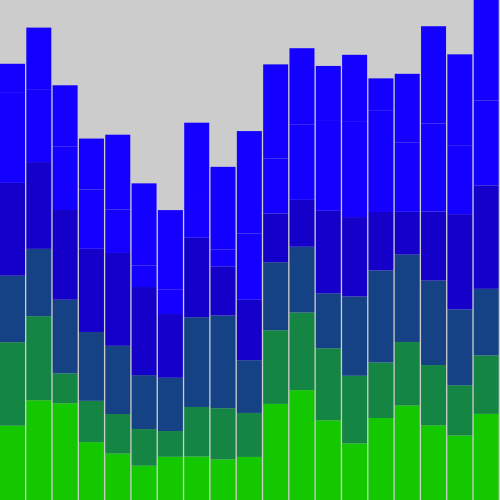
Frame 1 (no input)
Frame 60 (the mouse pressed at the canvas centre just before this capture): identical to frame 1, image omitted
Frame 120 (the mouse held since frame 60 and released just before this capture): identical to frame 1, image omitted

The Processing sketch that drew this single still picture (run headless with seeded random() and noise(); from frame 60 on, the mouse is pressed at the canvas centre):

// Processing sketch: series_plots
// ── series_plots.pde
DataSeriesFactory factory;
DataSeriesCollection collection;
DataSeriesViewer viewer;


// display variables
float g_nDisplayMargin = 0.0;
float xIncrement = 5;

void setup(){
  size(500, 500);
  factory = new DataSeriesFactory();
  collection = new DataSeriesCollection();
  
  Bounds bounds = new Bounds();
//  bounds.stretchToCoords( width * displayMargin, height * displayMargin, 
//                           width * (1-displayMargin), height * (1-displayMargin) );
  bounds.stretchToCoords( 0, 0, 
                           100, 1000 );  
  
  DataSeries tmpSeries;
  collection.add( factory.createSeries( random(1000,9999), 0.5, bounds, xIncrement) );
  collection.add( factory.createSeries( random(1000,9999), 0.5, bounds, xIncrement) );
  collection.add( factory.createSeries( random(1000,9999), 0.5, bounds, xIncrement) );
  collection.add( factory.createSeries( random(1000,9999), 0.5, bounds, xIncrement) );
  collection.add( factory.createSeries( random(1000,9999), 0.5, bounds, xIncrement) );
  collection.add( factory.createSeries( random(1000,9999), 0.5, bounds, xIncrement) );
//  println("Have unstacked bounds of collection: " + collection.getBounds(collection.MODE_NON_STACKED));
  println("Have STACKED bounds of collection: " + collection.getBounds(collection.MODE_STACKED));
  
  viewer = new DataSeriesViewer();
  viewer.series = collection;
  viewer.render();
}

void draw(){
  
}

class DataSeriesViewer{
  DataSeriesCollection series;
  
  float _width;
  float _height;
  float x;
  float y;
  // float padding = 20;
  
  
  void calcDisplay(){
    x = width * g_nDisplayMargin;
    y = height * g_nDisplayMargin;
    _width = width - 2 * width * g_nDisplayMargin;
    _height = height - 2 * height * g_nDisplayMargin;
    // println(" ..... WIDTH x HEIGHT " + _width + " x " + _height);
  }
  
  void render(){
    calcDisplay();
    pushMatrix();
    translate(x, y);
    noStroke();
    Bounds dataBounds = series.getStackedBounds();
    
    int numSeries =  series.size();
    
    DataSeries firstSeries = series.get(0);
    int numDataPts =  firstSeries.size();
    DataSeries tmpSeries;
    
    Point tmpPt = null;
    // loop over X data points
    
    float mappedX;
    float heightOfBar;
    float widthOfBar = int( _width * 1.0 / numDataPts);
    
    float stackedBarHeight = 0;
    for(int i=0; i<firstSeries.size(); i++){
      
      // ... For each series, get its Y Val
      // and add to the stacked val
      stackedBarHeight = 0;
      println("point["+i+"]...");
      for(int j=0; j<numSeries; j++){
        tmpSeries = series.get(j);
        tmpPt = tmpSeries.get(i);
        
        fill( colorForSeries(j,numSeries) );
        // println("COLOR FOR series j["+j+"] is: " + colorForSeries(j,numSeries));
        
        mappedX = map(tmpPt.x, dataBounds.getMinX(), dataBounds.getMaxX(),  0, _width);
        heightOfBar = map(tmpPt.y, dataBounds.getMinY(), dataBounds.getMaxY(), 0, _height);
        
        println("...series["+j+"] ... val["+tmpPt.y+"] height["+heightOfBar+"] ... stackedHeight["+stackedBarHeight+"]"); 
        rect(mappedX, _height - (heightOfBar+ stackedBarHeight), widthOfBar, heightOfBar);
        stackedBarHeight += heightOfBar;
      }
    }
      
    popMatrix();
  }
  
  int colorForSeries(int i, int totalCount){
    //return color(20,  map(i, 0, totalCount-1, 50, 200), map(i, 0, totalCount-1,200, 50));
     return color(20,  200 - (i / 3.0 * 200), (i / 3.0 * 200)); 
  }
}





// "Abstract" Classes:
// Individual Data Series
// Data Series Collection

class DataSeriesCollection{
  ArrayList<DataSeries> series;
  Bounds boundsNonstacked;
  Bounds boundsStacked;
  
  final int MODE_STACKED = 0;
  final int MODE_NON_STACKED = 1;
  
  DataSeriesCollection(){
    series = new ArrayList<DataSeries>();
  }
  
  int size(){
    return (series != null) ? series.size() : 0;
  }
  DataSeries get(int i){
    return (series != null) ? series.get(i) : null;
  }
  
  
  
  void add(DataSeries newSeries){
    boundsStacked = null;
    boundsNonstacked = null;
    series.add(newSeries); 
  }
  
  Bounds getBounds(int mode){
    switch(mode){
        case MODE_STACKED:
              return getStackedBounds();
        case MODE_NON_STACKED:
              return getNonStackedBounds();
    }
    return null;
  }
  
  Bounds getNonStackedBounds(){
    if(series == null || series.size() == 0){
      return null; 
    }
    if(boundsNonstacked != null){
      return boundsNonstacked;
    }
    boundsNonstacked = new Bounds();
    
    DataSeries tmpSeries;
    for(int i=0; i<series.size(); i++){
      tmpSeries = series.get(i);
      boundsNonstacked.stretchToFitBounds( tmpSeries.bounds );
    }
    return boundsNonstacked;
  }
  
  Bounds getStackedBounds(){
    if(series == null || series.size() == 0){
      return null; 
    }
    if(boundsStacked != null){
      return boundsStacked;
    }
    boundsStacked = new Bounds();
    
    // assumes all DataSeries have values for same points
    // TODO: Allow for sparse data and use parallel iterators
    DataSeries tmpSeries = null;
    DataSeries firstSeries = series.get(0);
    Point tmpPt = firstSeries.get(0);
    
    float stackedY = 0;
    boundsStacked.stretchToFitPoint(tmpPt.x, stackedY);
    
    // loop over X data points 
    for(int i=0; i<firstSeries.size(); i++){
      stackedY = 0;
      
      // ... For each series, get its Y Val
      // and add to the stacked val
      for(int j=0; j<series.size(); j++){
        tmpSeries = series.get(j);
        tmpPt = tmpSeries.get(i);
        stackedY += tmpPt.y;
      }
      boundsStacked.stretchToFitPoint(tmpPt.x, stackedY);
    }
    return boundsStacked;
  }
}


class DataSeries {
  String label;
  Bounds bounds;
  
  DataSeries(){
    bounds = new Bounds();
  }

  void stretchBounds(Bounds otherBounds){
    if (!otherBounds.isValid()){
      // should generate warning
      println("WARNING: DataSeries is not initialized");
      return;
    }
    bounds.stretchToFitBounds(otherBounds);
  }
  
  // Abstract method ... should iterate over this 
  int size(){ return 0; } 
  Point get(int i){ return new Point(); }
  // Future: get detailsAtX() // RETURN JSON
  
  
  void recalcBounds(){
    bounds = new Bounds();
    Point tmpPt;
    for(int i=0; i<this.size(); i++){
      tmpPt = get(i);
      bounds.stretchToFitPoint(tmpPt.x, tmpPt.y);
    }
  }
}


// This is a convienence class to store to store a 
// bounding rectangle for a given set of data / function
class Bounds {
  Range x;
  Range y;
  
  Bounds(){
    x = new Range();
    y = new Range();
  }
  
  // WHY? 
  float getMaxX(){ return _getVal(true, true); }
  float getMinX(){ return _getVal(false, true); }
  float getMaxY(){ return _getVal(true, false); }
  float getMinY(){ return _getVal(false, false); }
  
  boolean isValid(){
    return (x.min <= x.max) && (y.min <= y.max); 
  }
  
  String toString(){
    return "Bounds min x,y ("+x.min+","+y.min+") .. max xy("+x.max+","+y.max+") ";
          // + "\n  ...  x,y ("+getMinX()+","+getMinY()+") .. max xy("+getMaxX()+","+getMaxY()+") "; 
  }
  
  void stretchToFitBounds(Bounds otherBounds){
    stretchToFitPoint(otherBounds.getMaxX(), otherBounds.getMaxY());
    stretchToFitPoint(otherBounds.getMinX(), otherBounds.getMinY());
  }
  
  void stretchToCoords(float xMin, float yMin, float xMax, float yMax){
    this.stretchToFitPoint(xMin, yMin);
    this.stretchToFitPoint(xMax, yMax);
  }
  
  void stretchToFitPoint(float xVal, float yVal){
    // println("stretching to fit:  x,y ("+xVal+","+yVal+")");
    x.max = max(x.max, xVal);
    x.min = min(x.min, xVal);
    y.max = max(y.max, yVal);
    y.min = min(y.min, yVal);
  } 
  
  // WHY?
  float _getVal(boolean wantMax, boolean wantX){
    if(!this.isValid()){
      println("WARNING: This bounds is not initialized, returning MIN_FLOAT");
      return MIN_FLOAT;
    }
    if(wantMax){
      if(wantX){
        return x.max;
      }else{
        return y.max;
      }
    }else{
      if(wantX){
        return x.min;
      }else{
        return y.min;
      }
    }
  }
}

class Range {
  // Purposely initialize INVALID data
  float min = MAX_FLOAT;
  float max = MIN_FLOAT;
  
  float range(){
    return max - min;  
  }
}

class Point {
  float x;
  float y; 
}

class DataSeriesArrayList extends DataSeries {
  ArrayList<Point> points;
  
  int size(){
    return (points == null) ? 0 : points.size();
  }
  
  Point get(int i){ 
    return (points == null) ? null : points.get(i);
  }
}

class DataSeriesFactory {
  
  DataSeries createSeries(float seed, float smoothness, Bounds bounds, float xIncr){
    if (bounds == null || !bounds.isValid() || xIncr == 0){
      return null; 
    }

    DataSeriesArrayList retSeries = new DataSeriesArrayList();
    
    ArrayList<Point> noisyPts = new ArrayList<Point>();
    int numPoints = int(floor(bounds.x.range() / xIncr));
    Point tmpPt; 
    for(int i=0; i<numPoints; i++){
      tmpPt = new Point();
      tmpPt.x = bounds.x.min + i * xIncr;
      tmpPt.y = map( noise(seed + i * smoothness), 0,1, bounds.y.min, bounds.y.max);
      
      println("Gave x["+tmpPt.x+"] a value of y["+tmpPt.y+"]");
      noisyPts.add(tmpPt);
    }
    retSeries.points = noisyPts;
    retSeries.recalcBounds();
    
    println("Have num points: " + retSeries.size());
    println("Have bounds of: " + retSeries.bounds);
    return retSeries;
  } 
}

















// FLAG: Feel like this is re-implementing some core Java functionality
// but perhaps allows for ProcessingJS port easier.
// ANd now not sure if we even need it.
class DataSeriesIterator {
  DataSeries dSeries;
  int index;
  
  DataSeriesIterator(DataSeries pDataSeries){
    this.dSeries = pDataSeries;
    index = -1;
  }
  
  Point next(){ 
    if( hasNext() ){
      index++; 
    }else{
      println("ERROR: Iterator reached end, but next() called. Returning current value");
    }
    return dSeries.get(index);
  }
  Point previous(){ 
    if( hasPrevious() ){
      index--; 
    }else{
      println("ERROR: Iterator reached end, but previous() called. Returning current value");
    }
    return dSeries.get(index);
  }
  
  boolean hasNext(){
    return hasIndex(index + 1);
  }
  
  boolean hasPrevious(){
    return hasIndex(index - 1);
  }
  
  boolean hasIndex(int idxToCheck){
    if (dSeries == null || 0 == dSeries.size()){
      return false; 
    }
    return (idxToCheck > 0) && (idxToCheck < dSeries.size()-1);
  }
}
